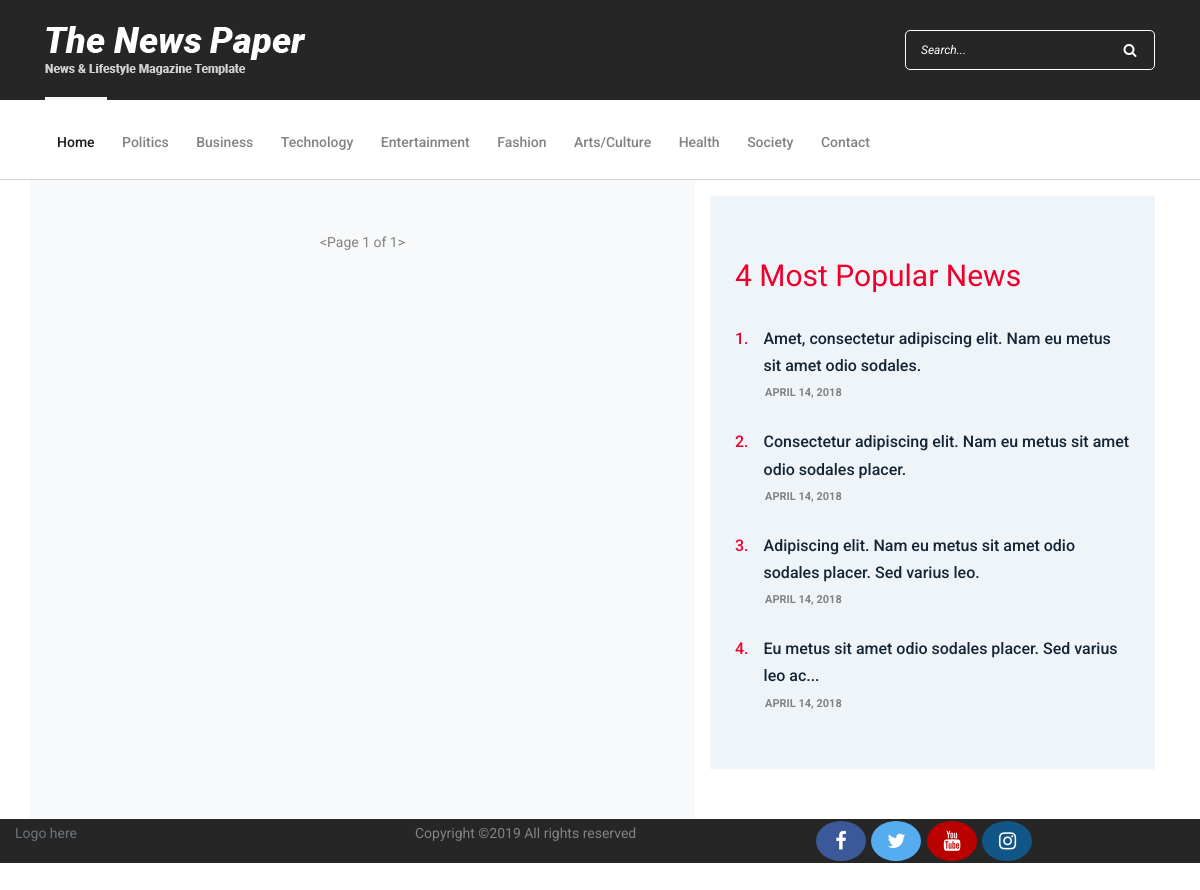
The page /arts_culture/ on the database as committed earlier.
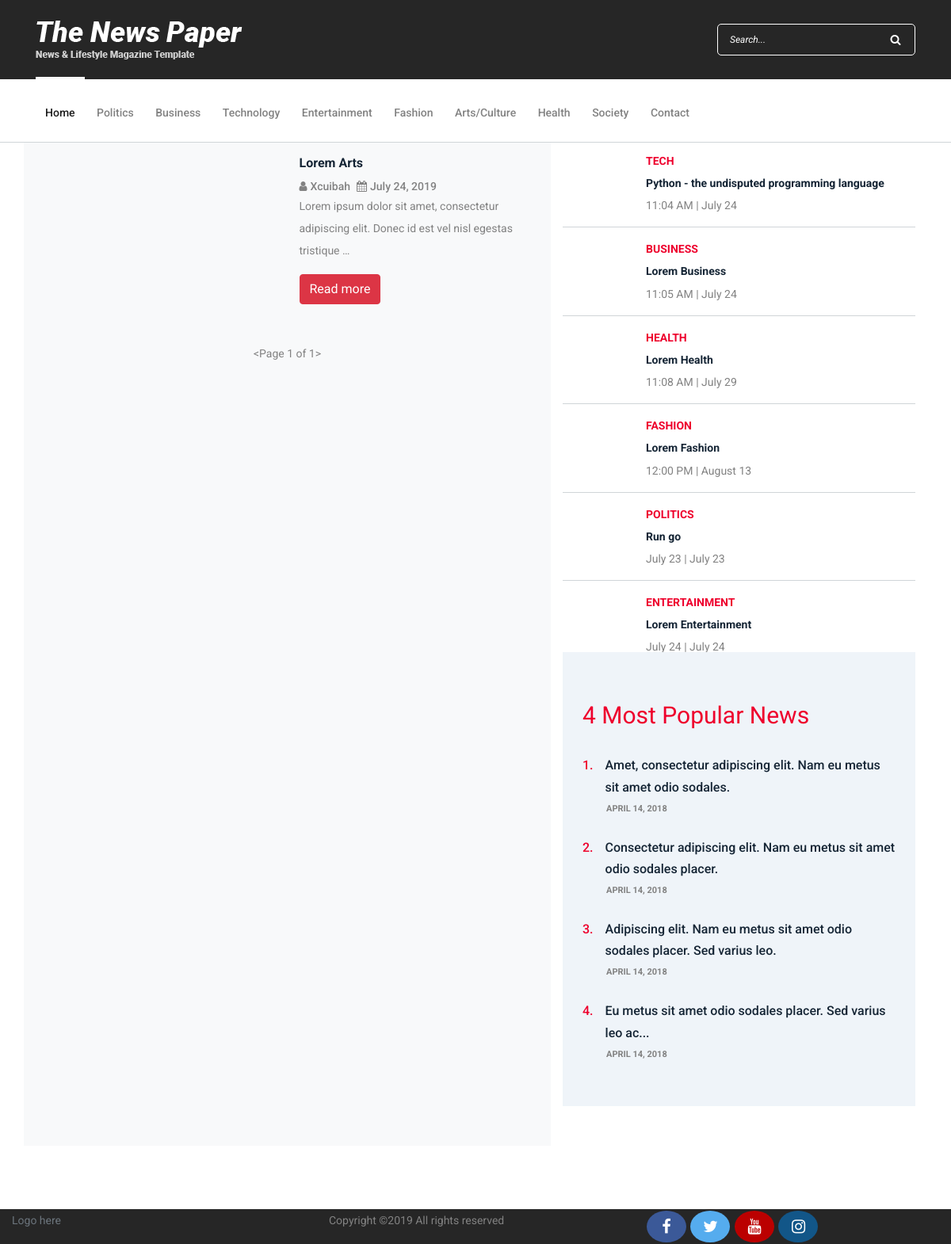
The same page on the database as committed later.
### blog/models.py (models this page shows, shortened)
class News(models.Model):
    title = models.CharField(max_length=500)
    date = models.DateTimeField()
    reporter = models.CharField(max_length=100)
    content = models.TextField()
    category = models.CharField(max_length=50, choices=CATEGORY_CHOICES)
    slug = models.SlugField(null=True)
    picture = models.ImageField(upload_to='News/')
    audio = models.FileField(upload_to='Audio/', null=True, blank=True)
    def get_absolute_url(self):
        return reverse('blog-news-detail', kwargs={'slug': self.slug})

### blog/views.py (the view)
# urls.py: path('arts_culture/', views.arts_culture, name='blog-arts-culture'),
def arts_culture(request):
    arts = News.objects.all().filter(category='arts').order_by('-id')
    bus = News.objects.all().filter(category='business').order_by('-id')[:1]
    enter = News.objects.all().filter(category='entertainment').order_by('-id')[:1]
    fash = News.objects.all().filter(category='fashion').order_by('-id')[:1]
    heal = News.objects.all().filter(category='health').order_by('-id')[:1]
    poli = News.objects.all().filter(category='politics').order_by('-id')[:1]
    sports = News.objects.all().filter(category='sport').order_by('-id')[:1]
    technology = News.objects.all().filter(category='tech').order_by('-id')[:1]
    page = request.GET.get('page', 1)
    paginator = Paginator(arts, 10)
    try:
        news = paginator.page(page)
    except PageNotAnInteger:
        news = paginator.page(1)
    except EmptyPage:
        news = paginator.page(paginator.num_pages)
    context = {'politics': poli, 'business': bus, 'entertainment': enter, 'fashion': fash, 'health': heal,
               'sports': sports, 'technology': technology, 'news': news}
    return render(request, 'blog/arts_culture.html', context)

### blog/templates/blog/arts_culture.html (shortened to what this page needs)
{% extends 'blog/base.html' %}
{% load static %}
{% block content %}
    <div class="blog-area section-padding-0-80">
        <div class="container">
            <div class="row bg">
                <div class="col-12 col-lg-7 bg-light">
                    <div class="blog-posts-area">
                        {% for art in news %}
                        <div class="row mt-3 mb-3">
                        <div class="col-6 col-md-6">
                        </div>
                        <div class=" col-6 text">
                            <h6 class="post-title">{{ art.title }}</h6>
                            <div class="post-meta d-flex">
                                <a href="#"><i class="fa fa-user pr-1" aria-hidden="true"></i>{{ art.reporter }}</a>
                                <a href="#"><i class="fa fa-calendar pl-2 pr-1" aria-hidden="true"></i>{{ art.date|date:'F d, Y' }}</a>
                            </div>
                            <p>{{ art.content|truncatewords:15 }}</p>
                            <a href="{{ art.get_absolute_url }}" class="btn btn-danger" role="button">Read more</a>
                        </div>
                        </div>
                        {% endfor %}
                    </div>
                      {% if news.has_other_pages %}
                    <nav aria-label="Page navigation example">
                        <ul class="pagination mt-50">
                            {% if news.has_previous %}
                                <li class="page-item"><a class="page-link" href="?page={{ news.previous_page_number }}"><i class="fa fa-angle-double-left"></i></a></li>
                            {% endif %}
                            {% for i in news.paginator.page_range %}
                                {% if news.number == i %}
                                    <li class="page-item active"><span class="page-link">{{ i }} <span class="sr-only">(current)</span></span></li>
                                {% else %}
                                    <li class="page-item"><a class="page-link" href="?page={{ i }}">{{ i }}</a></li>
                                {% endif %}
                            {% endfor %}
                            {% if news.has_next %}
                                <li class="page-item"><a class="page-link" href="?page={{ news.next_page_number }}"><i class="fa fa-angle-double-right"></i></a></li>
                            {% endif %}
                        </ul>
                        <p class="text-center">{{ news }}</p>
                    </nav>
                    {% else %}
                          <p class="text-center mt-5">{{ news }}</p>
                    {% endif %}
                </div>
                <div class="col-12 col-lg-5">
                    <div class="blog-sidebar-area">
                        <div class="latest-posts-widget mt-3">
                            {% for tech in technology %}
                            <div class="single-blog-post small-featured-post d-flex">
                                <div class="post-thumb">
                                    <a href="{% url 'blog-news-detail' slug=tech.slug %}"><img src="{{ tech.picture.url }}" alt=""></a>
                                </div>
                                <div class="post-data">
                                    <a href="{% url 'blog-news-detail' slug=tech.slug %}" class="post-catagory">{{ tech.category.title }}</a>
                                    <div class="post-meta">
                                        <a href="{% url 'blog-news-detail' slug=tech.slug %}" class="post-title">
                                            <h6>{{ tech.title }}</h6>
                                        </a>
                                        <p class="post-date"><span>{{ tech.date|date:'g:i A' }}</span> | <span>{{ tech.date|date:'F j' }}</span></p>
                                    </div>
                                </div>
                            </div>
                            {% endfor %}
                            {% for bus in business %}
                            <div class="single-blog-post small-featured-post d-flex">
                                <div class="post-thumb">
                                    <a href="{% url 'blog-news-detail' slug=bus.slug %}"><img src="{{ bus.picture.url }}" alt=""></a>
                                </div>
                                <div class="post-data">
                                    <a href="{% url 'blog-news-detail' slug=bus.slug %}" class="post-catagory">{{ bus.category.title }}</a>
                                    <div class="post-meta">
                                        <a href="{% url 'blog-news-detail' slug=bus.slug %}" class="post-title">
                                            <h6>{{ bus.title }}</h6>
                                        </a>
                                        <p class="post-date"><span>{{ bus.date|date:'g:i A' }}</span> | <span>{{ bus.date|date:'F j' }}</span></p>
                                    </div>
                                </div>
                            </div>
                            {% endfor %}
                            {% for heal in health %}
                            <div class="single-blog-post small-featured-post d-flex">
                                <div class="post-thumb">
                                    <a href="{% url 'blog-news-detail' slug=heal.slug %}"><img src="{{ heal.picture.url }}" alt=""></a>
                                </div>
                                <div class="post-data">
                                    <a href="{% url 'blog-news-detail' slug=heal.slug %}" class="post-catagory">{{ heal.category.title }}</a>
                                    <div class="post-meta">
                                        <a href="{% url 'blog-news-detail' slug=heal.slug %}" class="post-title">
                                            <h6>{{ heal.title }}</h6>
                                        </a>
                                        <p class="post-date"><span>{{ heal.date|date:'g:i A' }}</span> | <span>{{ heal.date|date:'F j' }}</span></p>
                                    </div>
                                </div>
                            </div>
                            {% endfor %}
                            {% for fash in fashion %}
                            <div class="single-blog-post small-featured-post d-flex">
                                <div class="post-thumb">
                                    <a href="{% url 'blog-news-detail' slug=fash.slug %}"><img src="{{ fash.picture.url }}" alt=""></a>
                                </div>
                                <div class="post-data">
                                    <a href="{% url 'blog-news-detail' slug=fash.slug %}" class="post-catagory">{{ fash.category.title }}</a>
                                    <div class="post-meta">
                                        <a href="{% url 'blog-news-detail' slug=fash.slug %}" class="post-title">
                                            <h6>{{ fash.title }}</h6>
                                        </a>
                                        <p class="post-date"><span>{{ fash.date|date:'g:i A' }}</span> | <span>{{ fash.date|date:'F j' }}</span></p>
                                    </div>
                                </div>
                            </div>
                            {% endfor %}
                            {% for politics in politics %}
                            <div class="single-blog-post small-featured-post d-flex">
                                <div class="post-thumb">
                                    <a href="{% url 'blog-news-detail' slug=politics.slug %}"><img src="{{ politics.picture.url }}" alt=""></a>
                                </div>
                                <div class="post-data">
                                    <a href="{% url 'blog-news-detail' slug=politics.slug %}" class="post-catagory">{{ politics.category.title }}</a>
                                    <div class="post-meta">
                                        <a href="{% url 'blog-news-detail' slug=politics.slug %}" class="post-title">
                                            <h6>{{ politics.title }}</h6>
                                        </a>
                                        <p class="post-date"><span>{{ politics.date|date:'F j' }}</span> | <span>{{ politics.date|date:'F j' }}</span></p>
                                    </div>
                                </div>
                            </div>
                            {% endfor %}
                            {% for enter in entertainment %}
                            <div class="single-blog-post small-featured-post d-flex">
                                <div class="post-thumb">
                                    <a href="{% url 'blog-news-detail' slug=enter.slug %}"><img src="{{ enter.picture.url }}" alt=""></a>
                                </div>
                                <div class="post-data">
                                    <a href="{% url 'blog-news-detail' slug=enter.slug %}" class="post-catagory">{{ enter.category.title }}</a>
                                    <div class="post-meta">
                                        <a href="{% url 'blog-news-detail' slug=enter.slug %}" class="post-title">
                                            <h6>{{ enter.title }}</h6>
                                        </a>
                                        <p class="post-date"><span>{{ enter.date|date:'F j' }}</span> | <span>{{ enter.date|date:'F j' }}</span></p>
                                    </div>
                                </div>
                            </div>
                        </div>
                        {% endfor %}
                        <div class="popular-news-widget mb-50">
                            <h3>4 Most Popular News</h3>
                            <div class="single-popular-post">
                                <a href="#">
                                    <h6><span>1.</span> Amet, consectetur adipiscing elit. Nam eu metus sit amet odio sodales.</h6>
                                </a>
                                <p>April 14, 2018</p>
                            </div>
                            <div class="single-popular-post">
                                <a href="#">
                                    <h6><span>2.</span> Consectetur adipiscing elit. Nam eu metus sit amet odio sodales placer.</h6>
                                </a>
                                <p>April 14, 2018</p>
                            </div>
                            <div class="single-popular-post">
                                <a href="#">
                                    <h6><span>3.</span> Adipiscing elit. Nam eu metus sit amet odio sodales placer. Sed varius leo.</h6>
                                </a>
                                <p>April 14, 2018</p>
                            </div>
                            <div class="single-popular-post">
                                <a href="#">
                                    <h6><span>4.</span> Eu metus sit amet odio sodales placer. Sed varius leo ac...</h6>
                                </a>
                                <p>April 14, 2018</p>
                            </div>
                        </div>
                    </div>
                </div>
            </div>
        </div>
    </div>
{% endblock content %}

Rows that differ between the two databases and show on the page:
added News: title "Lorem Arts", reporter "Xcuibah", date "July 24, 2019", content "Lorem ipsum dolor sit amet, consectetur adipiscing elit. Donec id est vel nisl egestas tristique …"
added News: category "TECH", title "Python - the undisputed programming language", date "11:04 AM", date "July 24"
added News: category "BUSINESS", title "Lorem Business", date "11:05 AM", date "July 24"
added News: category "HEALTH", title "Lorem Health", date "11:08 AM", date "July 29"
added News: category "FASHION", title "Lorem Fashion", date "12:00 PM", date "August 13"
added News: category "POLITICS", title "Run go", date "July 23"
added News: category "ENTERTAINMENT", title "Lorem Entertainment", date "July 24"
